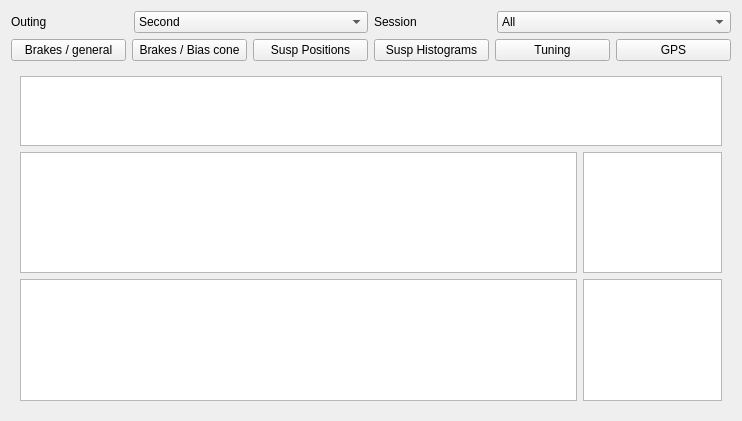
<?xml version="1.0" encoding="UTF-8"?>
<ui version="4.0">
 <class>main_window</class>
 <widget class="QWidget" name="main_window">
  <property name="geometry">
   <rect>
    <x>0</x>
    <y>0</y>
    <width>742</width>
    <height>421</height>
   </rect>
  </property>
  <property name="windowTitle">
   <string>Mainwindow</string>
  </property>
  <layout class="QGridLayout" name="gridLayout">
   <item row="0" column="0">
    <layout class="QHBoxLayout" name="outing_layout" stretch="1,2,1,2">
     <item>
      <widget class="QLabel" name="outing_label">
       <property name="text">
        <string>Outing</string>
       </property>
      </widget>
     </item>
     <item>
      <widget class="QComboBox" name="outing_combobox">
       <item>
        <property name="text">
         <string>Second</string>
        </property>
       </item>
       <item>
        <property name="text">
         <string>First</string>
        </property>
       </item>
      </widget>
     </item>
     <item>
      <widget class="QLabel" name="session_label">
       <property name="text">
        <string>Session</string>
       </property>
      </widget>
     </item>
     <item>
      <widget class="QComboBox" name="session_combobox">
       <item>
        <property name="text">
         <string>All</string>
        </property>
       </item>
       <item>
        <property name="text">
         <string>1</string>
        </property>
       </item>
       <item>
        <property name="text">
         <string>2</string>
        </property>
       </item>
      </widget>
     </item>
    </layout>
   </item>
   <item row="1" column="0">
    <layout class="QHBoxLayout" name="tabs_layout">
     <item>
      <widget class="QPushButton" name="pushButton_4">
       <property name="text">
        <string>Brakes / general</string>
       </property>
      </widget>
     </item>
     <item>
      <widget class="QPushButton" name="pushButton_5">
       <property name="text">
        <string>Brakes / Bias cone</string>
       </property>
      </widget>
     </item>
     <item>
      <widget class="QPushButton" name="pushButton_6">
       <property name="text">
        <string>Susp Positions</string>
       </property>
      </widget>
     </item>
     <item>
      <widget class="QPushButton" name="pushButton_7">
       <property name="text">
        <string>Susp Histograms</string>
       </property>
      </widget>
     </item>
     <item>
      <widget class="QPushButton" name="pushButton_8">
       <property name="text">
        <string>Tuning</string>
       </property>
      </widget>
     </item>
     <item>
      <widget class="QPushButton" name="pushButton_9">
       <property name="text">
        <string>GPS</string>
       </property>
      </widget>
     </item>
    </layout>
   </item>
   <item row="2" column="0">
    <widget class="QStackedWidget" name="plot_container">
     <property name="currentIndex">
      <number>6</number>
     </property>
     <widget class="QWidget" name="page_0">
      <layout class="QGridLayout" name="gridLayout_2" columnstretch="0,3,1">
       <item row="2" column="1">
        <layout class="QVBoxLayout" name="vert_layout_l">
         <item>
          <widget class="QChartView" name="graphicsView_1"/>
         </item>
         <item>
          <widget class="QChartView" name="graphicsView_2"/>
         </item>
         <item>
          <widget class="QChartView" name="graphicsView_3"/>
         </item>
         <item>
          <widget class="QChartView" name="graphicsView_4"/>
         </item>
        </layout>
       </item>
       <item row="2" column="2">
        <layout class="QVBoxLayout" name="vert_layout_r" stretch="14,5,5">
         <item>
          <widget class="QChartView" name="graphicsView_5"/>
         </item>
         <item>
          <widget class="QChartView" name="graphicsView_6"/>
         </item>
         <item>
          <widget class="QChartView" name="graphicsView_7"/>
         </item>
        </layout>
       </item>
      </layout>
     </widget>
     <widget class="QWidget" name="page_1">
      <layout class="QGridLayout" name="gridLayout_4">
       <item row="0" column="0">
        <widget class="QChartView" name="graphicsView_8"/>
       </item>
       <item row="1" column="0">
        <widget class="QChartView" name="graphicsView_9"/>
       </item>
       <item row="2" column="0">
        <widget class="QChartView" name="graphicsView_10"/>
       </item>
      </layout>
     </widget>
     <widget class="QWidget" name="page_2">
      <layout class="QGridLayout" name="gridLayout_5">
       <item row="1" column="0">
        <widget class="QChartView" name="graphicsView_11"/>
       </item>
       <item row="0" column="0">
        <widget class="QChartView" name="graphicsView_14"/>
       </item>
       <item row="0" column="1">
        <widget class="QChartView" name="graphicsView_15"/>
       </item>
       <item row="1" column="1">
        <widget class="QChartView" name="graphicsView_12"/>
       </item>
      </layout>
     </widget>
     <widget class="QWidget" name="page_3">
      <layout class="QGridLayout" name="gridLayout_7">
       <item row="0" column="0">
        <layout class="QVBoxLayout" name="verticalLayout_4">
         <item>
          <widget class="QChartView" name="graphicsView_13"/>
         </item>
         <item>
          <widget class="QChartView" name="graphicsView_17"/>
         </item>
         <item>
          <widget class="QChartView" name="graphicsView_18"/>
         </item>
        </layout>
       </item>
       <item row="0" column="1">
        <widget class="QChartView" name="graphicsView_16"/>
       </item>
      </layout>
     </widget>
     <widget class="QWidget" name="page_4">
      <layout class="QGridLayout" name="gridLayout_8" columnstretch="5,2">
       <item row="0" column="0">
        <layout class="QVBoxLayout" name="verticalLayout_5">
         <item>
          <widget class="QChartView" name="graphicsView_19"/>
         </item>
         <item>
          <widget class="QChartView" name="graphicsView_20"/>
         </item>
         <item>
          <widget class="QChartView" name="graphicsView_21"/>
         </item>
        </layout>
       </item>
       <item row="0" column="1">
        <layout class="QVBoxLayout" name="verticalLayout_6" stretch="7,3,3">
         <item>
          <widget class="QChartView" name="graphicsView_22"/>
         </item>
         <item>
          <widget class="QChartView" name="graphicsView_23"/>
         </item>
         <item>
          <widget class="QChartView" name="graphicsView_24"/>
         </item>
        </layout>
       </item>
      </layout>
     </widget>
     <widget class="QWidget" name="page_5">
      <layout class="QGridLayout" name="gridLayout_3">
       <item row="0" column="0" rowspan="3">
        <widget class="QChartView" name="chart_one"/>
       </item>
       <item row="0" column="1">
        <widget class="QPushButton" name="pushButton">
         <property name="text">
          <string>PushButton</string>
         </property>
        </widget>
       </item>
       <item row="1" column="1">
        <widget class="QPushButton" name="pushButton_2">
         <property name="text">
          <string>PushButton</string>
         </property>
        </widget>
       </item>
       <item row="2" column="1">
        <widget class="QPushButton" name="pushButton_3">
         <property name="text">
          <string>PushButton</string>
         </property>
        </widget>
       </item>
      </layout>
     </widget>
     <widget class="QWidget" name="page_6">
      <layout class="QGridLayout" name="gridLayout_9" rowstretch="1,20">
       <item row="0" column="0">
        <widget class="QGraphicsView" name="graphicsView_29"/>
       </item>
       <item row="1" column="0">
        <layout class="QGridLayout" name="gridLayout_10" columnstretch="4,1">
         <item row="0" column="0">
          <widget class="QGraphicsView" name="graphicsView_26"/>
         </item>
         <item row="1" column="0">
          <widget class="QGraphicsView" name="graphicsView_25"/>
         </item>
         <item row="0" column="1">
          <widget class="QGraphicsView" name="graphicsView_27"/>
         </item>
         <item row="1" column="1">
          <widget class="QGraphicsView" name="graphicsView_28"/>
         </item>
        </layout>
       </item>
      </layout>
     </widget>
    </widget>
   </item>
  </layout>
 </widget>
 <customwidgets>
  <customwidget>
   <class>QChartView</class>
   <extends>QGraphicsView</extends>
   <header location="global">QtCharts</header>
  </customwidget>
 </customwidgets>
 <resources/>
 <connections/>
</ui>
